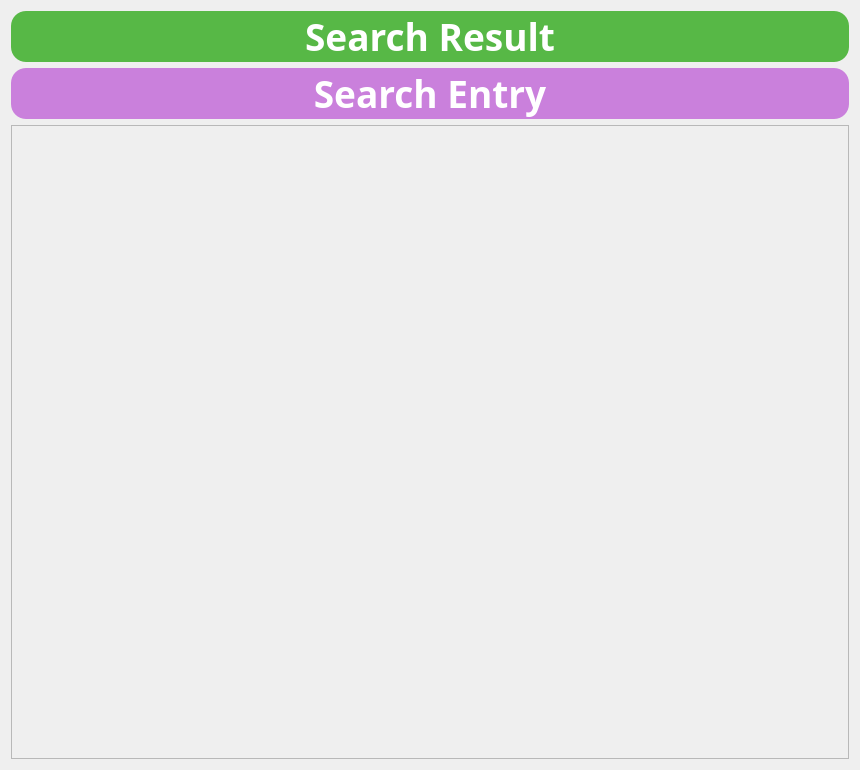
<?xml version="1.0" encoding="UTF-8"?>
<ui version="4.0">
 <class>Dialog</class>
 <widget class="QDialog" name="Dialog">
  <property name="geometry">
   <rect>
    <x>0</x>
    <y>0</y>
    <width>860</width>
    <height>770</height>
   </rect>
  </property>
  <property name="windowTitle">
   <string>Dialog</string>
  </property>
  <layout class="QVBoxLayout" name="verticalLayout">
   <item>
    <widget class="QLabel" name="category_label">
     <property name="font">
      <font>
       <family>Josefin Slab</family>
       <pointsize>28</pointsize>
       <weight>75</weight>
       <bold>true</bold>
      </font>
     </property>
     <property name="styleSheet">
      <string notr="true">QLabel{ width: 100%; height: 55px; background-color: #57b846; border-radius: 15px; padding: 0 35px 0 35px; color: #fff; line-height: 1.2;}</string>
     </property>
     <property name="text">
      <string>Search Result</string>
     </property>
     <property name="alignment">
      <set>Qt::AlignCenter</set>
     </property>
    </widget>
   </item>
   <item>
    <widget class="QLabel" name="item_label">
     <property name="font">
      <font>
       <family>Josefin Slab</family>
       <pointsize>28</pointsize>
       <weight>75</weight>
       <bold>true</bold>
      </font>
     </property>
     <property name="styleSheet">
      <string notr="true">QLabel{
    width: 100%;
    height: 55px;
    background-color: #CA80DC;
    border-radius: 15px;
    padding: 0 35px 0 35px;
    color: #fff;
    line-height: 1.2;
}</string>
     </property>
     <property name="text">
      <string>Search Entry</string>
     </property>
     <property name="alignment">
      <set>Qt::AlignCenter</set>
     </property>
    </widget>
   </item>
   <item>
    <widget class="QScrollArea" name="scrollArea">
     <property name="widgetResizable">
      <bool>true</bool>
     </property>
     <widget class="QWidget" name="scrollAreaWidgetContents">
      <property name="geometry">
       <rect>
        <x>0</x>
        <y>0</y>
        <width>840</width>
        <height>652</height>
       </rect>
      </property>
     </widget>
    </widget>
   </item>
  </layout>
 </widget>
 <resources/>
 <connections/>
</ui>
